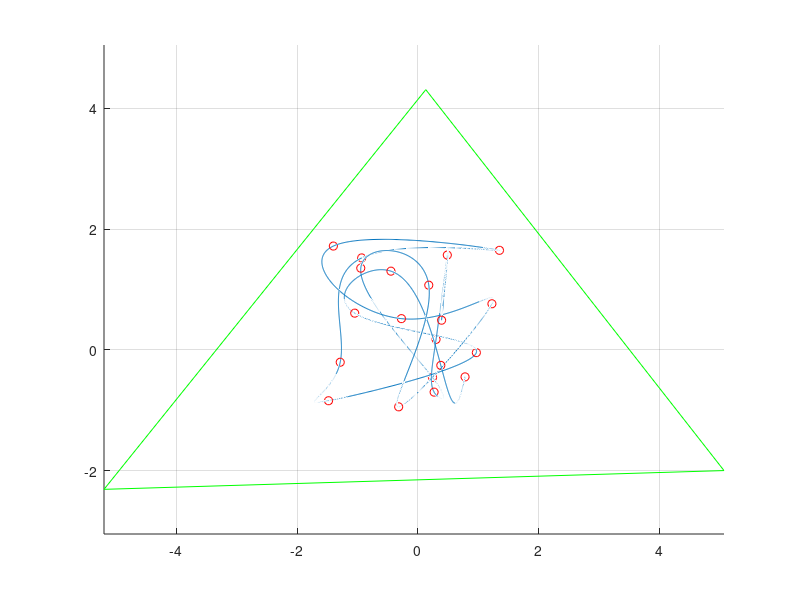

The MATLAB script that drew this image:
% This MATLAB/Octave script generates a cubic spline interpolant through randomly
% selected points in the workspace of a 3DOF cable-suspended parallel mechanism
% The output format is a binary data file suitable for the BA algorithm

npts=20; s=0:npts-1; [x,y,z]=deal(zeros(npts,1));
amp=3;

for i=1:npts
    x(i)=amp*(rand(1,1)-.5);
    y(i)=amp*(rand(1,1)-.35);
    z(i)=amp*(rand(1,1)+.75);
end

xs=spline(s,x);
ys=spline(s,y);
zs=spline(s,z);

%sres=0.00005; % 330 000 points
sres=0.005
ss=0:sres:npts-1;
xx=ppval(xs,ss);
yy=ppval(ys,ss);
zz=ppval(zs,ss);

fid=fopen('CSPR3DOFspline.dat','w');
fwrite(fid,sres,'float');
fwrite(fid,length(xx),'int');
fwrite(fid,0,'int'); % path points do not contain joint positions
fwrite(fid,1,'int'); % path points do contain Cartesian positions
fwrite(fid,xx,'float');
fwrite(fid,yy,'float');
fwrite(fid,zz,'float');
fclose(fid);

xattach=[ 5.0655 -5.1958 0.1302  5.0655];
yattach=[-1.9978 -2.3085 4.3064 -1.9978];
zattach=[-0.0652 -0.0096 0.0747 -0.0652];

figure(10); clf; hold on; grid on; axis equal
decfact=sres/.005; decrange=1:decfact:length(ss);
plot3(xx(decrange),yy(decrange),zz(decrange));
plot3(x,y,z,'ro')

% The path must lie within the static workspace, which is the triangular prism
% formed by projecting this triangle downward (positive) in the z direction
plot3(xattach,yattach,zattach,'g')

